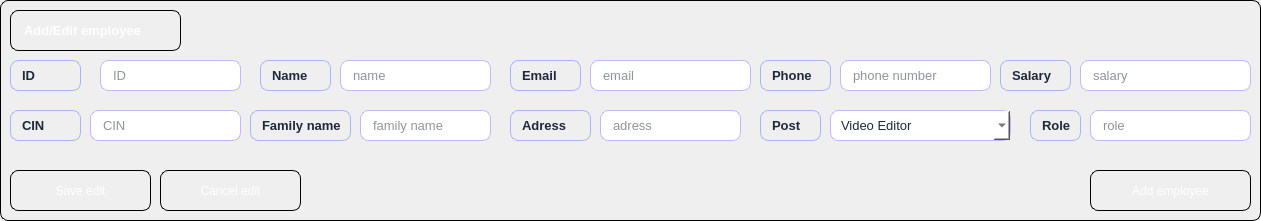
       <widget class="QWidget" name="widget" native="true">
        <property name="geometry">
         <rect>
          <x>240</x>
          <y>10</y>
          <width>1261</width>
          <height>221</height>
         </rect>
        </property>
        <property name="styleSheet">
         <string notr="true">

   
  
    color: white;                /* text contrast */


    border: 1px solid;  /* thinner border */
    border-image: qlineargradient(
        x1:0, y1:0, x2:1, y2:1,
        stop:0 #C4B5FD,   /* light violet */
        stop:1 #93C5FD    /* light blue */
    ) 1;  /* Apply the gradient */
    border-radius: 8px;  /* softer curve */
    padding: 10px;       /* space inside */

</string>
        </property>
        <widget class="QLabel" name="label_8">
         <property name="geometry">
          <rect>
           <x>10</x>
           <y>60</y>
           <width>71</width>
           <height>31</height>
          </rect>
         </property>
         <property name="styleSheet">
          <string notr="true">QLabel {


    color: #1E293B;                     /* dark slate text for clarity */
    font-size: 13px;
    font-weight: 700;
    padding: 4px 8px;

    border: 1px solid #A5B4FC;          /* thin lavender-indigo border */
    border-radius: 8px;                 /* subtle rounded shape */
}
</string>
         </property>
         <property name="text">
          <string>ID</string>
         </property>
        </widget>
        <widget class="QLabel" name="label_10">
         <property name="geometry">
          <rect>
           <x>10</x>
           <y>110</y>
           <width>71</width>
           <height>31</height>
          </rect>
         </property>
         <property name="styleSheet">
          <string notr="true">QLabel {


    color: #1E293B;                     /* dark slate text for clarity */
    font-size: 13px;
    font-weight: 700;
    padding: 4px 8px;

    border: 1px solid #A5B4FC;          /* thin lavender-indigo border */
    border-radius: 8px;                 /* subtle rounded shape */
}
</string>
         </property>
         <property name="text">
          <string>CIN</string>
         </property>
        </widget>
        <widget class="QLineEdit" name="lineEditIDEmpl">
         <property name="geometry">
          <rect>
           <x>100</x>
           <y>60</y>
           <width>141</width>
           <height>31</height>
          </rect>
         </property>
         <property name="styleSheet">
          <string notr="true">QLineEdit {
    background-color: #FFFFFF;       /* white input background */
    color: #1E293B;                  /* dark text for clarity */
    font-size: 13px;
    padding: 6px 10px;

    border: 1px solid #C4B5FD;       /* thin violet border */
    border-radius: 8px;              /* smooth rounded corners */
}
</string>
         </property>
         <property name="text">
          <string/>
         </property>
         <property name="placeholderText">
          <string>ID</string>
         </property>
        </widget>
        <widget class="QLineEdit" name="lineEditCINEmpl">
         <property name="geometry">
          <rect>
           <x>90</x>
           <y>110</y>
           <width>151</width>
           <height>31</height>
          </rect>
         </property>
         <property name="styleSheet">
          <string notr="true">QLineEdit {
    background-color: #FFFFFF;       /* white input background */
    color: #1E293B;                  /* dark text for clarity */
    font-size: 13px;
    padding: 6px 10px;

    border: 1px solid #C4B5FD;       /* thin violet border */
    border-radius: 8px;              /* smooth rounded corners */
}

/* Placeholder text */
QLineEdit::placeholder {
    color: #9CA3AF;                  /* subtle grey placeholder */
    font-style: italic;
}
QLineEdit:focus {
    border: 1px solid #7C3AED;       /* stronger purple when active */
    outline: none;
}
</string>
         </property>
         <property name="text">
          <string/>
         </property>
         <property name="placeholderText">
          <string>CIN</string>
         </property>
        </widget>
        <widget class="QLabel" name="label_9">
         <property name="geometry">
          <rect>
           <x>260</x>
           <y>60</y>
           <width>71</width>
           <height>31</height>
          </rect>
         </property>
         <property name="styleSheet">
          <string notr="true">QLabel {


    color: #1E293B;                     /* dark slate text for clarity */
    font-size: 13px;
    font-weight: 700;
    padding: 4px 8px;

    border: 1px solid #A5B4FC;          /* thin lavender-indigo border */
    border-radius: 8px;                 /* subtle rounded shape */
}
</string>
         </property>
         <property name="text">
          <string>Name</string>
         </property>
        </widget>
        <widget class="QLabel" name="label_11">
         <property name="geometry">
          <rect>
           <x>250</x>
           <y>110</y>
           <width>101</width>
           <height>31</height>
          </rect>
         </property>
         <property name="styleSheet">
          <string notr="true">QLabel {


    color: #1E293B;                     /* dark slate text for clarity */
    font-size: 13px;
    font-weight: 700;
    padding: 4px 8px;

    border: 1px solid #A5B4FC;          /* thin lavender-indigo border */
    border-radius: 8px;                 /* subtle rounded shape */
}
</string>
         </property>
         <property name="text">
          <string>Family name</string>
         </property>
        </widget>
        <widget class="QLineEdit" name="lineEditNameEmpl">
         <property name="geometry">
          <rect>
           <x>340</x>
           <y>60</y>
           <width>151</width>
           <height>31</height>
          </rect>
         </property>
         <property name="styleSheet">
          <string notr="true">QLineEdit {
    background-color: #FFFFFF;       /* white input background */
    color: #1E293B;                  /* dark text for clarity */
    font-size: 13px;
    padding: 6px 10px;

    border: 1px solid #C4B5FD;       /* thin violet border */
    border-radius: 8px;              /* smooth rounded corners */
}

/* Placeholder text */
QLineEdit::placeholder {
    color: #9CA3AF;                  /* subtle grey placeholder */
    font-style: italic;
}
QLineEdit:focus {
    border: 1px solid #7C3AED;       /* stronger purple when active */
    outline: none;
}
</string>
         </property>
         <property name="text">
          <string/>
         </property>
         <property name="placeholderText">
          <string>name</string>
         </property>
        </widget>
        <widget class="QLineEdit" name="lineEditFamNameEmpl">
         <property name="geometry">
          <rect>
           <x>360</x>
           <y>110</y>
           <width>131</width>
           <height>31</height>
          </rect>
         </property>
         <property name="styleSheet">
          <string notr="true">QLineEdit {
    background-color: #FFFFFF;       /* white input background */
    color: #1E293B;                  /* dark text for clarity */
    font-size: 13px;
    padding: 6px 10px;

    border: 1px solid #C4B5FD;       /* thin violet border */
    border-radius: 8px;              /* smooth rounded corners */
}

/* Placeholder text */
QLineEdit::placeholder {
    color: #9CA3AF;                  /* subtle grey placeholder */
    font-style: italic;
}
QLineEdit:focus {
    border: 1px solid #7C3AED;       /* stronger purple when active */
    outline: none;
}
</string>
         </property>
         <property name="text">
          <string/>
         </property>
         <property name="placeholderText">
          <string>family name</string>
         </property>
        </widget>
        <widget class="QLabel" name="label_12">
         <property name="geometry">
          <rect>
           <x>760</x>
           <y>60</y>
           <width>71</width>
           <height>31</height>
          </rect>
         </property>
         <property name="styleSheet">
          <string notr="true">QLabel {


    color: #1E293B;                     /* dark slate text for clarity */
    font-size: 13px;
    font-weight: 700;
    padding: 4px 8px;

    border: 1px solid #A5B4FC;          /* thin lavender-indigo border */
    border-radius: 8px;                 /* subtle rounded shape */
}
</string>
         </property>
         <property name="text">
          <string>Phone</string>
         </property>
        </widget>
        <widget class="QLabel" name="label_13">
         <property name="geometry">
          <rect>
           <x>510</x>
           <y>60</y>
           <width>71</width>
           <height>31</height>
          </rect>
         </property>
         <property name="styleSheet">
          <string notr="true">QLabel {


    color: #1E293B;                     /* dark slate text for clarity */
    font-size: 13px;
    font-weight: 700;
    padding: 4px 8px;

    border: 1px solid #A5B4FC;          /* thin lavender-indigo border */
    border-radius: 8px;                 /* subtle rounded shape */
}
</string>
         </property>
         <property name="text">
          <string>Email</string>
         </property>
        </widget>
        <widget class="QLineEdit" name="lineEditEmailEmpl">
         <property name="geometry">
          <rect>
           <x>590</x>
           <y>60</y>
           <width>161</width>
           <height>31</height>
          </rect>
         </property>
         <property name="styleSheet">
          <string notr="true">QLineEdit {
    background-color: #FFFFFF;       /* white input background */
    color: #1E293B;                  /* dark text for clarity */
    font-size: 13px;
    padding: 6px 10px;

    border: 1px solid #C4B5FD;       /* thin violet border */
    border-radius: 8px;              /* smooth rounded corners */
}

/* Placeholder text */
QLineEdit::placeholder {
    color: #9CA3AF;                  /* subtle grey placeholder */
    font-style: italic;
}
QLineEdit:focus {
    border: 1px solid #7C3AED;       /* stronger purple when active */
    outline: none;
}
</string>
         </property>
         <property name="text">
          <string/>
         </property>
         <property name="placeholderText">
          <string>email</string>
         </property>
        </widget>
        <widget class="QLineEdit" name="lineEditPhoneEmpl">
         <property name="geometry">
          <rect>
           <x>840</x>
           <y>60</y>
           <width>151</width>
           <height>31</height>
          </rect>
         </property>
         <property name="styleSheet">
          <string notr="true">QLineEdit {
    background-color: #FFFFFF;       /* white input background */
    color: #1E293B;                  /* dark text for clarity */
    font-size: 13px;
    padding: 6px 10px;

    border: 1px solid #C4B5FD;       /* thin violet border */
    border-radius: 8px;              /* smooth rounded corners */
}

/* Placeholder text */
QLineEdit::placeholder {
    color: #9CA3AF;                  /* subtle grey placeholder */
    font-style: italic;
}
QLineEdit:focus {
    border: 1px solid #7C3AED;       /* stronger purple when active */
    outline: none;
}
</string>
         </property>
         <property name="text">
          <string/>
         </property>
         <property name="placeholderText">
          <string>phone number</string>
         </property>
        </widget>
        <widget class="QLabel" name="label_14">
         <property name="geometry">
          <rect>
           <x>760</x>
           <y>110</y>
           <width>61</width>
           <height>31</height>
          </rect>
         </property>
         <property name="styleSheet">
          <string notr="true">QLabel {


    color: #1E293B;                     /* dark slate text for clarity */
    font-size: 13px;
    font-weight: 700;
    padding: 4px 8px;

    border: 1px solid #A5B4FC;          /* thin lavender-indigo border */
    border-radius: 8px;                 /* subtle rounded shape */
}
</string>
         </property>
         <property name="text">
          <string>Post</string>
         </property>
        </widget>
        <widget class="QLabel" name="label_15">
         <property name="geometry">
          <rect>
           <x>1030</x>
           <y>110</y>
           <width>51</width>
           <height>31</height>
          </rect>
         </property>
         <property name="styleSheet">
          <string notr="true">QLabel {


    color: #1E293B;                     /* dark slate text for clarity */
    font-size: 13px;
    font-weight: 700;
    padding: 4px 8px;

    border: 1px solid #A5B4FC;          /* thin lavender-indigo border */
    border-radius: 8px;                 /* subtle rounded shape */
}
</string>
         </property>
         <property name="text">
          <string>Role</string>
         </property>
        </widget>
        <widget class="QLineEdit" name="lineEditRoleEmpl">
         <property name="geometry">
          <rect>
           <x>1090</x>
           <y>110</y>
           <width>161</width>
           <height>31</height>
          </rect>
         </property>
         <property name="styleSheet">
          <string notr="true">QLineEdit {
    background-color: #FFFFFF;       /* white input background */
    color: #1E293B;                  /* dark text for clarity */
    font-size: 13px;
    padding: 6px 10px;

    border: 1px solid #C4B5FD;       /* thin violet border */
    border-radius: 8px;              /* smooth rounded corners */
}

/* Placeholder text */
QLineEdit::placeholder {
    color: #9CA3AF;                  /* subtle grey placeholder */
    font-style: italic;
}
QLineEdit:focus {
    border: 1px solid #7C3AED;       /* stronger purple when active */
    outline: none;
}
</string>
         </property>
         <property name="text">
          <string/>
         </property>
         <property name="placeholderText">
          <string>role</string>
         </property>
        </widget>
        <widget class="QLabel" name="label_4">
         <property name="geometry">
          <rect>
           <x>10</x>
           <y>10</y>
           <width>171</width>
           <height>41</height>
          </rect>
         </property>
         <property name="styleSheet">
          <string notr="true"> background: qlineargradient(x1:0, y1:0, x2:1, y2:1,
                              stop:0 #7C3AED,   /* purple */
                              stop:1 #3B82F6); /* blue   */
    font-size: 13px;
    font-weight: 700;</string>
         </property>
         <property name="text">
          <string>Add/Edit employee</string>
         </property>
        </widget>
        <widget class="QPushButton" name="ConfirmAddEmpl">
         <property name="geometry">
          <rect>
           <x>1090</x>
           <y>170</y>
           <width>161</width>
           <height>41</height>
          </rect>
         </property>
         <property name="styleSheet">
          <string notr="true">
    background: qlineargradient(
        x1:0, y1:0, x2:1, y2:1,
        stop:0 #7C3AED,   /* purple */
        stop:1 #3B82F6    /* blue */
    );
    color: white;                /* text color */
    font-weight: bold;
    border: none;                /* no border line */
    border-radius: 18px;         /* rounded corners */
    padding: 8px 18px;           /* space inside */
}

/* Hover */
QPushButton:hover {
    background: qlineargradient(
        x1:0, y1:0, x2:1, y2:1,
        stop:0 #9D5CFF,   /* lighter purple */
        stop:1 #60A5FA    /* lighter blue */
    );
}

/* Pressed */
QPushButton:pressed {
    background: qlineargradient(
        x1:0, y1:0, x2:1, y2:1,
        stop:0 #5B21B6,   /* darker purple */
        stop:1 #1E40AF    /* darker blue */
    );

</string>
         </property>
         <property name="text">
          <string>Add employee</string>
         </property>
         <property name="icon">
          <iconset theme="QIcon::ThemeIcon::ContactNew"/>
         </property>
        </widget>
        <widget class="QPushButton" name="SaveEditEmpl">
         <property name="geometry">
          <rect>
           <x>10</x>
           <y>170</y>
           <width>141</width>
           <height>41</height>
          </rect>
         </property>
         <property name="styleSheet">
          <string notr="true">
    background: qlineargradient(
        x1:0, y1:0, x2:1, y2:1,
        stop:0 #7C3AED,   /* purple */
        stop:1 #3B82F6    /* blue */
    );
    color: white;                /* text color */
    font-weight: bold;
    border: none;                /* no border line */
    border-radius: 18px;         /* rounded corners */
    padding: 8px 18px;           /* space inside */
}

/* Hover */
QPushButton:hover {
    background: qlineargradient(
        x1:0, y1:0, x2:1, y2:1,
        stop:0 #9D5CFF,   /* lighter purple */
        stop:1 #60A5FA    /* lighter blue */
    );
}

/* Pressed */
QPushButton:pressed {
    background: qlineargradient(
        x1:0, y1:0, x2:1, y2:1,
        stop:0 #5B21B6,   /* darker purple */
        stop:1 #1E40AF    /* darker blue */
    );

</string>
         </property>
         <property name="text">
          <string>Save edit</string>
         </property>
         <property name="icon">
          <iconset theme="QIcon::ThemeIcon::DocumentSave"/>
         </property>
        </widget>
        <widget class="QPushButton" name="CancelEditEmpl">
         <property name="geometry">
          <rect>
           <x>160</x>
           <y>170</y>
           <width>141</width>
           <height>41</height>
          </rect>
         </property>
         <property name="styleSheet">
          <string notr="true">
    background: qlineargradient(
        x1:0, y1:0, x2:1, y2:1,
        stop:0 #7C3AED,   /* purple */
        stop:1 #3B82F6    /* blue */
    );
    color: white;                /* text color */
    font-weight: bold;
    border: none;                /* no border line */
    border-radius: 18px;         /* rounded corners */
    padding: 8px 18px;           /* space inside */
}

/* Hover */
QPushButton:hover {
    background: qlineargradient(
        x1:0, y1:0, x2:1, y2:1,
        stop:0 #9D5CFF,   /* lighter purple */
        stop:1 #60A5FA    /* lighter blue */
    );
}

/* Pressed */
QPushButton:pressed {
    background: qlineargradient(
        x1:0, y1:0, x2:1, y2:1,
        stop:0 #5B21B6,   /* darker purple */
        stop:1 #1E40AF    /* darker blue */
    );

</string>
         </property>
         <property name="text">
          <string>Cancel edit</string>
         </property>
         <property name="icon">
          <iconset theme="QIcon::ThemeIcon::EditClear"/>
         </property>
        </widget>
        <widget class="QLabel" name="label_17">
         <property name="geometry">
          <rect>
           <x>1000</x>
           <y>60</y>
           <width>71</width>
           <height>31</height>
          </rect>
         </property>
         <property name="styleSheet">
          <string notr="true">QLabel {


    color: #1E293B;                     /* dark slate text for clarity */
    font-size: 13px;
    font-weight: 700;
    padding: 4px 8px;

    border: 1px solid #A5B4FC;          /* thin lavender-indigo border */
    border-radius: 8px;                 /* subtle rounded shape */
}
</string>
         </property>
         <property name="text">
          <string>Salary</string>
         </property>
        </widget>
        <widget class="QLineEdit" name="lineEditSalaryEmpl">
         <property name="geometry">
          <rect>
           <x>1080</x>
           <y>60</y>
           <width>171</width>
           <height>31</height>
          </rect>
         </property>
         <property name="styleSheet">
          <string notr="true">QLineEdit {
    background-color: #FFFFFF;       /* white input background */
    color: #1E293B;                  /* dark text for clarity */
    font-size: 13px;
    padding: 6px 10px;

    border: 1px solid #C4B5FD;       /* thin violet border */
    border-radius: 8px;              /* smooth rounded corners */
}

/* Placeholder text */
QLineEdit::placeholder {
    color: #9CA3AF;                  /* subtle grey placeholder */
    font-style: italic;
}
QLineEdit:focus {
    border: 1px solid #7C3AED;       /* stronger purple when active */
    outline: none;
}
</string>
         </property>
         <property name="text">
          <string/>
         </property>
         <property name="placeholderText">
          <string>salary</string>
         </property>
        </widget>
        <widget class="QComboBox" name="comboBoxPostEmpl">
         <property name="geometry">
          <rect>
           <x>830</x>
           <y>110</y>
           <width>181</width>
           <height>31</height>
          </rect>
         </property>
         <property name="styleSheet">
          <string notr="true">QComboBox {
    background-color: #FFFFFF;       /* white input background */
    color: #1E293B;                  /* dark text for clarity */
    font-size: 13px;
    padding: 6px 10px;

    border: 1px solid #C4B5FD;       /* thin violet border */
    border-radius: 8px;              /* smooth rounded corners */
}

/* Placeholder text */
QComboBox::placeholder {
    color: #9CA3AF;                  /* subtle grey placeholder */
    font-style: italic;
}
QComboBox:focus {
    border: 1px solid #7C3AED;       /* stronger purple when active */
    outline: none;
}
</string>
         </property>
         <item>
          <property name="text">
           <string>Video Editor</string>
          </property>
         </item>
         <item>
          <property name="text">
           <string>Graphic Designer</string>
          </property>
         </item>
         <item>
          <property name="text">
           <string>Social Media Manager</string>
          </property>
         </item>
         <item>
          <property name="text">
           <string>Photographer</string>
          </property>
         </item>
         <item>
          <property name="text">
           <string>Project Manager</string>
          </property>
         </item>
         <item>
          <property name="text">
           <string>Developer</string>
          </property>
         </item>
         <item>
          <property name="text">
           <string>Admin</string>
          </property>
         </item>
         <item>
          <property name="text">
           <string>HR Manager</string>
          </property>
         </item>
        </widget>
        <widget class="QLabel" name="label_18">
         <property name="geometry">
          <rect>
           <x>510</x>
           <y>110</y>
           <width>81</width>
           <height>31</height>
          </rect>
         </property>
         <property name="styleSheet">
          <string notr="true">QLabel {


    color: #1E293B;                     /* dark slate text for clarity */
    font-size: 13px;
    font-weight: 700;
    padding: 4px 8px;

    border: 1px solid #A5B4FC;          /* thin lavender-indigo border */
    border-radius: 8px;                 /* subtle rounded shape */
}
</string>
         </property>
         <property name="text">
          <string>Adress</string>
         </property>
        </widget>
        <widget class="QLineEdit" name="lineEditAdressEmpl">
         <property name="geometry">
          <rect>
           <x>600</x>
           <y>110</y>
           <width>141</width>
           <height>31</height>
          </rect>
         </property>
         <property name="styleSheet">
          <string notr="true">QLineEdit {
    background-color: #FFFFFF;       /* white input background */
    color: #1E293B;                  /* dark text for clarity */
    font-size: 13px;
    padding: 6px 10px;

    border: 1px solid #C4B5FD;       /* thin violet border */
    border-radius: 8px;              /* smooth rounded corners */
}

/* Placeholder text */
QLineEdit::placeholder {
    color: #9CA3AF;                  /* subtle grey placeholder */
    font-style: italic;
}
QLineEdit:focus {
    border: 1px solid #7C3AED;       /* stronger purple when active */
    outline: none;
}
</string>
         </property>
         <property name="text">
          <string/>
         </property>
         <property name="placeholderText">
          <string>adress</string>
         </property>
        </widget>
       </widget>
